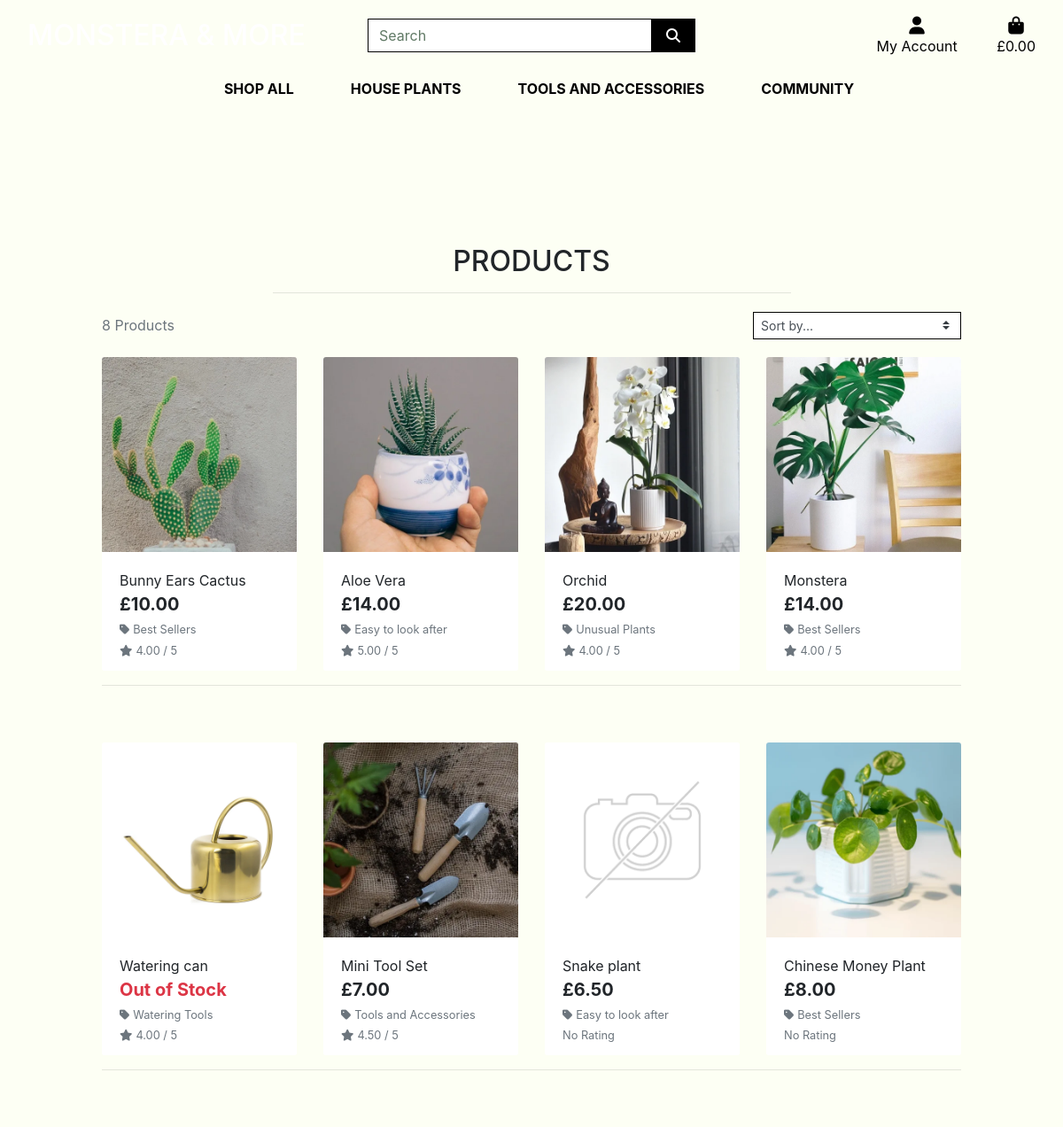
/products/, run on an earlier commit of the app's database.
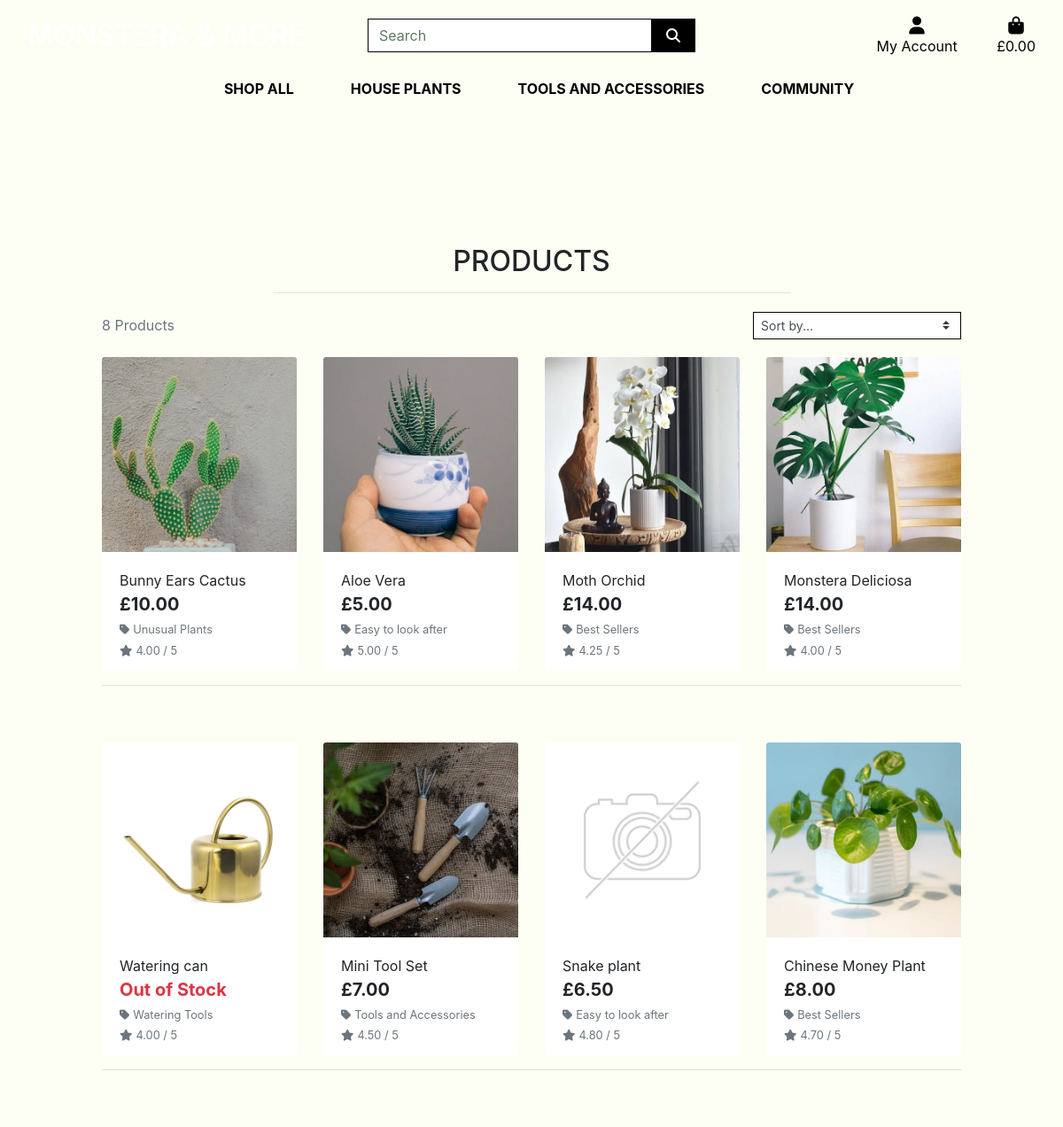
And on a later commit of the database.
### products/models.py (models this page shows, shortened)
class Product(models.Model):
    category = models.ForeignKey('Category', null=True, blank=True, on_delete=models.SET_NULL)
    plant = models.BooleanField(null=True, blank=True)
    sku = models.CharField(max_length=254, null=True, blank=True)
    name = models.CharField(max_length=254)
    description = models.TextField()
    has_sizes = models.BooleanField(default=False, null=True, blank=True)
    price = models.DecimalField(max_digits=6, decimal_places=2)
    price_medium = models.DecimalField(max_digits=6, decimal_places=2, default=0)
    price_large = models.DecimalField(max_digits=6, decimal_places=2, default=0)
    in_stock = models.BooleanField(default=True, null=True, blank=True)
    date_created = models.DateTimeField(auto_now_add=True)
    rating = models.DecimalField(max_digits=6, decimal_places=2, null=True, blank=True)
    image_url = models.URLField(max_length=1024, null=True, blank=True)
    image = models.ImageField(null=True, blank=True)

class Category(models.Model):
    class Meta:
        verbose_name_plural = 'Categories'
    name = models.CharField(max_length=254)
    friendly_name = models.CharField(max_length=254, null=True, blank=True)

### products/views.py (the view, shortened to what this page needs)
# urls.py: path('', views.all_products, name='products'),
def all_products(request):
    products = Product.objects.all()
    query = None
    categories = None
    sort = None
    direction = None
    current_sorting = f'{sort}_{direction}'
    context = {
        'products': products,
        'search_term': query,
        'current_categories': categories,
        'current_sorting': current_sorting,
    }
    return render(request, 'products/products.html', context)

### bag/contexts.py (called while the page is built, shortened)
def bag_contents(request):
    bag_items = []
    total = 0
    product_count = 0
    bag = request.session.get('bag', {})
    if total < settings.FREE_DELIVERY_THRESHOLD:
        delivery = total * Decimal(settings.STANDARD_DELIVERY_PERCENTAGE / 100)
        free_delivery_delta = settings.FREE_DELIVERY_THRESHOLD - total
    else:
        delivery = 0
        free_delivery_delta = 0
    grand_total = delivery + total
    context = {
        'bag_items': bag_items,
        'total': total,
        'product_count': product_count,
        'delivery': delivery,
        'free_delivery_delta': free_delivery_delta,
        'free_delivery_threshold': settings.FREE_DELIVERY_THRESHOLD,
        'grand_total': grand_total,
    }
    return context

### products/templates/products/products.html (shortened to what this page needs)
{% extends "base.html" %}
{% load static %}
{% block page_header %}
    <div class="container header-container">
    </div>
{% endblock %}
{% block content %}
    <div class="overlay"></div>
    <div class="container-fluid pt-5">
        <div class="row">
            <div class="col text-center mt-3">
                <h2 class="logo-font pt-5">Products</h2>
                <hr class="w-50 mb-1">
            </div>
        </div>
        <div class="row">
            <div class="product-container col-10 offset-1">
                <div class="row mt-1 mb-2">
                    <div class="col-12 col-md-6 my-auto order-md-last d-flex justify-content-center justify-content-md-end">
                        <div class="sort-select-wrapper w-50">
                            <select id="sort-selector" class="custom-select custom-select-sm rounded-0 border border-{% if current_sorting != 'None_None' %}info{% else %}black{% endif %}">
                                <option value="reset" {% if current_sorting == 'None_None' %}selected{% endif %}>Sort by...</option>
                            </select>
                        </div>
                    </div>
                    <div class="col-12 col-md-6 order-md-first">
                        <p class="text-muted mt-3 text-center text-md-left">
                            {{ products|length }} Products{% if search_term %} found for <strong>"{{ search_term }}"</strong>{% endif %}
                        </p>
                    </div>
                </div>
                <div class="row">
                    {% for product in products %}
                        <div class="col-sm-6 col-md-6 col-lg-4 col-xl-3">
                            <div class="card h-100 border-0">
                                {% if product.image %}
                                <a href="{% url 'product_detail' product.id %}">
                                    <img class="card-img-top img-fluid" src="{{ product.image.url }}" alt="{{ product.name }}">
                                </a>
                                {% else %}
                                <a href="{% url 'product_detail' product.id %}">
                                    <img class="card-img-top img-fluid" src="{{ MEDIA_URL }}noimage.png" alt="{{ product.name }}">
                                </a>
                                {% endif %}
                                <div class="card-body pb-0">
                                    <p class="mb-0">{{ product.name }}</p>
                                </div>
                                <div class="card-footer bg-white pt-0 border-0 text-left">
                                    <div class="row">
                                        <div class="col">
                                            {% if product.in_stock == True %}
                                            <p class="lead mb-0 text-left font-weight-bold">£{{ product.price }}</p>
                                            {% else %}
                                            <p class="lead mb-0 text-left font-weight-bold text-danger">Out of Stock</p>
                                            {% endif %}
                                            {% if product.category %}
                                            <p class="small mt-1 mb-0">
                                                <a class="text-muted" href="{% url 'products' %}?category={{ product.category.name }}">
                                                    <i class="fas fa-tag mr-1"></i>{{ product.category.friendly_name }}
                                                </a>
                                            </p>
                                            {% endif %}
                                            {% if product.rating %}
                                                <small class="text-muted"><i class="fas fa-star mr-1"></i>{{ product.rating }} / 5</small>
                                            {% else %}
                                                <small class="text-muted">No Rating</small>
                                            {% endif %}
                                        </div>
                                    </div>
                                </div>
                            </div>
                        </div>
                        {% if forloop.counter|divisibleby:4 %}
                            <div class="col-12 d-none d-xl-block mb-5">
                                <hr>
                            </div>
                        {% endif %}
                    {% endfor %}
                </div>
            </div>
        </div>
    </div>
{% endblock %}

### templates/base.html (shortened to what this page needs)
{% load static %}
<!doctype html>
<html lang="en">
<head>
  {% block corecss %}
  <link rel="stylesheet" href="https://stackpath.bootstrapcdn.com/bootstrap/4.4.1/css/bootstrap.min.css"
>
  <link rel="stylesheet" href="{% static 'css/base.css' %}">
  {% endblock %}
</head>
<body>
  <header class="container-fluid fixed-top">
    <div id="topnav" class="row pt-lg-2 d-none d-lg-flex">
      <div class="col-12 col-lg-4 my-auto py-1 py-lg-0 text-center text-lg-left">
        <a href="{% url 'home' %}" class="nav-link main-logo-link">
          <h2 class="logo-font text-white my-0">Monstera &amp; more</h2>
        </a>
      </div>
      <div class="col-12 col-lg-4 my-auto py-1 py-lg-0">
        <form method="GET" action="{% url 'products' %}">
          <div class="input-group w-100">
            <input class="form-control border border-black rounded-0" type="text" name="q" placeholder="Search">
            <div class="input-group-append">
              <button class="form-control btn btn-black border border-black rounded-0" type="submit">
                <span class="icon">
                  <i class="fas fa-search"></i>
                </span>
              </button>
            </div>
          </div>
        </form>
      </div>
      <div class="col-12 col-lg-4 my-auto py-1 py-lg-0">
        <ul class="list-inline list-unstyled text-center text-lg-right my-0">
          <li class="list-inline-item dropdown">
            <a class="text-black nav-link" href="#" id="user-options" data-toggle="dropdown" aria-haspopup="true"
              aria-expanded="false">
              <div class="text-center">
                <div><i class="fas fa-user fa-lg"></i></div>
                <p class="my-0">My Account</p>
              </div>
            </a>
          </li>
          <li class="list-inline-item">
            <a class="{% if grand_total %}text-info font-weight-bold{% else %}text-black{% endif %} nav-link"
              href="{% url 'view_bag' %}">
              <div class="text-center">
                <div><i class="fas fa-shopping-bag fa-lg"></i></div>
                <p class="my-0">
                  {% if grand_total %}
                  £{{ grand_total|floatformat:2 }}
                  {% else %}
                  £0.00
                  {% endif %}
                </p>
              </div>
            </a>
          </li>
        </ul>
      </div>
    </div>
    <div class="row">
      <nav class="navbar navbar-expand-lg navbar-light w-100">
        {% include 'includes/mobile-top-header.html' %}
        {% include 'includes/main-nav.html' %}
      </nav>
    </div>
  </header>
  {% block page_header %}
  {% endblock %}
  {% block content %}
  {% endblock %}
</body>
</html>

### templates/includes/mobile-top-header.html (shortened to what this page needs)
<ul>
  </ul>

### templates/includes/main-nav.html (shortened to what this page needs)
<div class="collapse navbar-collapse" id="main-nav">
    <ul class="navbar-nav w-auto mx-auto">
        <li class="nav-item dropdown">
            <a class="logo-font font-weight-bold nav-link text-black mr-5" href="#" id="all-products-link" data-toggle="dropdown" aria-haspopup="true" aria-expanded="false">
                Shop All
            </a>
        </li>
        <li class="nav-item dropdown">
            <a class="logo-font font-weight-bold nav-link text-black mr-5" href="#" id="clothing-link" data-toggle="dropdown" aria-haspopup="true" aria-expanded="false">
                House plants
            </a>
        </li>
        <li class="nav-item dropdown">
            <a class="logo-font font-weight-bold nav-link text-black mr-5" href="#" id="homeware-link" data-toggle="dropdown" aria-haspopup="true" aria-expanded="false">
                Tools and accessories
            </a>
        </li>
        <li class="nav-item ">
            <a class="logo-font font-weight-bold nav-link text-black mr-5" href="{% url 'blog' %}?sort=created_on&direction=desc" id="community-link" >
                Community
            </a>
        </li>
    </ul>
</div>

### static/css/base.css (style rules this page uses)
html { height: 100%; }
body { background-image: url('/media/hero-plant.jpg') ; height: 100vh; background-position: center; }
.icon { align-items: center; display: inline-flex; justify-content: center; height: 1.5rem; width: 1.5rem; }
.logo-font { text-transform: uppercase; }
.main-logo-link { width: fit-content; }
.btn-black { background: black; color: white; }
.text-black { color: #000 !important; }
.border-black { border: 1px solid black !important; }
.overlay { height: 100%; width: 100%; top: 0; left: 0; position: fixed; background: #FDFFF4; z-index: -1; }
input[name='q']::placeholder { color: #617a66; }
@media (min-width: 1200px) { .container { max-width: 80%; } }
@media (min-width: 992px) { .header-container { padding-top: 164px; } }

What changed in the data, as far as the page shows it:
changed Product "Bunny Ears Cactus": category.friendly_name "Best Sellers" → "Unusual Plants"
changed Product "Aloe Vera": price "14.00" → "5.00"
changed Product: name "Orchid" → "Moth Orchid"; price "20.00" → "14.00"; category.friendly_name "Unusual Plants" → "Best Sellers"; rating "4.00" → "4.25"
changed Product: name "Monstera" → "Monstera Deliciosa"
changed Product "Snake plant": rating (not shown) → "4.80"; rating "No Rating" → "/ 5"
changed Product "Chinese Money Plant": rating (not shown) → "4.70"; rating "No Rating" → "/ 5"
